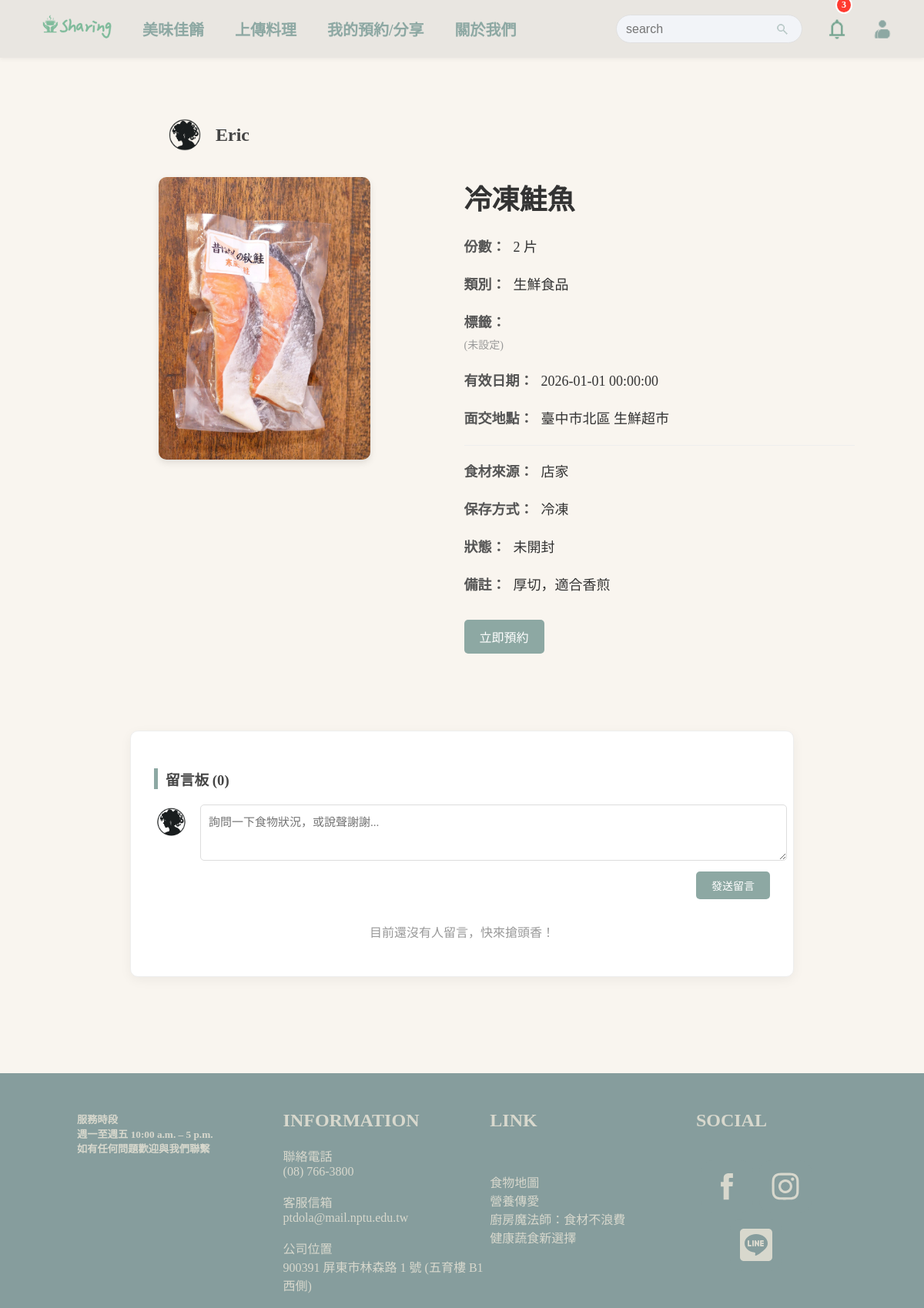
Page /detail.php?id=39 (signed in) on the committed database.
### tables this page shows
CREATE TABLE `food_items` (
  `food_id` int unsigned NOT NULL AUTO_INCREMENT,
  `user_id` int unsigned NOT NULL,
  `image_filename` varchar(255) DEFAULT NULL,
  `food_name` varchar(100) NOT NULL,
  `quantity` int NOT NULL,
  `unit` varchar(20) NOT NULL,
  `category` enum('熟食','乾貨/速食','生鮮食品','蔬果','飲料','零食','甜點','其他') NOT NULL,
  `expiry_datetime` datetime NOT NULL,
  `pickup_address_city` varchar(50) NOT NULL,
  `pickup_address_street` varchar(100) NOT NULL,
  `pickup_landmark` varchar(100) DEFAULT NULL,
  `origin` varchar(100) NOT NULL,
  `storage_method` enum('常溫','冷藏','冷凍') NOT NULL,
  `item_state` varchar(50) NOT NULL DEFAULT '上架中',
  `remark` text,
  `created_at` timestamp NULL DEFAULT CURRENT_TIMESTAMP,
  `updated_at` timestamp NULL DEFAULT CURRENT_TIMESTAMP ON UPDATE CURRENT_TIMESTAMP,
  PRIMARY KEY (`food_id`),
  KEY `user_id` (`user_id`),
  CONSTRAINT `food_items_ibfk_1` FOREIGN KEY (`user_id`) REFERENCES `users` (`id`)
);

CREATE TABLE `users` (
  `id` int unsigned NOT NULL AUTO_INCREMENT,
  `name` varchar(20) NOT NULL,
  `account` varchar(30) NOT NULL,
  `password` varchar(255) NOT NULL,
  PRIMARY KEY (`id`),
  UNIQUE KEY `account` (`account`)
);

### detail.php (the view, shortened to what this page needs)
<?php
$id = $_GET['id'] ?? null;
    $host = 'localhost';
    $db_name = 'mydatabase';
    $username = 'root';
    $password = '';
try {
    $pdo = new PDO("mysql:host=$host;dbname=$db_name;charset=utf8", $username, $password);
    $pdo->setAttribute(PDO::ATTR_ERRMODE, PDO::ERRMODE_EXCEPTION);
} catch (PDOException $e) {
    echo "資料庫連線失敗: " . $e->getMessage();
    exit;
}
$sql = "SELECT food_items.*, users.name AS publisher_name
        FROM food_items
        LEFT JOIN users ON food_items.user_id = users.id
        WHERE food_items.food_id = ?";
$stmt = $pdo->prepare($sql);
$stmt->execute([$id]);
$item = $stmt->fetch();
$sql_tags = "SELECT labels.label_name
             FROM labels
             JOIN food_items_label ON labels.label_id = food_items_label.label_id
             WHERE food_items_label.food_id = ?";
$stmt_tags = $pdo->prepare($sql_tags);
$stmt_tags->execute([$id]);
$tags = $stmt_tags->fetchAll(PDO::FETCH_ASSOC);
$tag_icons = [
    '便當' => '🍱',
    '麵食' => '🍜',
    '飯食' => '🍚',
    '飲料' => '🥤',
    '麵包' => '🥐',
    '蛋糕' => '🍰',
    '素食' => '🥗',
    '罐頭' => '🥫',
    '有機' => '🌾',
    '即期食品' => '⏰'
];
$sql_comments = "SELECT comments.*, users.name
                 FROM comments
                 LEFT JOIN users ON comments.user_id = users.id
                 WHERE comments.food_id = ?
                 ORDER BY comments.created_at DESC";
$stmt_comments = $pdo->prepare($sql_comments);
$stmt_comments->execute([$id]);
$comment_list = $stmt_comments->fetchAll(PDO::FETCH_ASSOC);
?>
<!DOCTYPE html>
<html>
<head>
    <link rel="stylesheet" href="../2.0/css/detail.css">
</head>
<body>
    <?php include 'header.php'; ?>
    <div class="article" style="width: 100%; display: flex; justify-content: center; margin-top: 150px; padding-bottom: 50px;">
        <div style="width: 85%; max-width: 1200px;">
            <div style="display: flex; align-items: center; margin-bottom: 30px; padding-left: 125px;">
                <img src="../2.0/img/user_img.PNG" style="width: 50px; height: 50px; border-radius: 50%; margin-right: 15px; object-fit: cover;">
                <h2 style="margin: 0; color: #444;">
                    <?php echo htmlspecialchars($item['publisher_name'] ?? '未知使用者'); ?>
                </h2>
            </div>
            <div style="display: flex; flex-wrap: wrap; gap: 5px;">
                <div style="flex: 1; min-width: 300px; display: flex; justify-content: center; align-items: start;">
                    <?php if (!empty($item['image_filename'])): ?>
                        <img src="uploads/<?php echo htmlspecialchars($item['image_filename']); ?>"
                             alt="商品圖片"
                             style="width: 100%; max-width: 275px; border-radius: 10px; box-shadow: 0 4px 10px rgba(0,0,0,0.1);">
                    <?php else: ?>
                        <div style="width: 100%; height: 300px; background: #eee; display: flex; align-items: center; justify-content: center; border-radius: 10px;">
                            尚無圖片
                        </div>
                    <?php endif; ?>
                </div>
                <div style="flex: 1; min-width: 300px;">
                    <h1 style="margin: 0 0 25px 0; font-size: 36px; color: #333;">
                        <?php echo htmlspecialchars($item['food_name']); ?>
                    </h1>
                    <div class="info-row">
                        <span class="info-label">份數：</span>
                        <span class="info-content">
                            <?php echo htmlspecialchars($item['quantity'] . ' ' . ($item['unit'] ?? '')); ?>
                        </span>
                    </div>
                    <div class="info-row">
                        <span class="info-label">類別：</span>
                        <span class="info-content"><?php echo htmlspecialchars($item['category']); ?></span>
                    </div>
                    <div class="info-row vertical">
                        <div class="info-label">標籤：</div>
                        <div class="info-content tag-container">
                            <?php if (isset($tags) && count($tags) > 0): ?>
                                <?php foreach ($tags as $tag): ?>
                                    <?php
                                        $name = $tag['label_name'];
                                        $icon = $tag_icons[$name] ?? '🏷️';
                                    ?>
                                    <span class="food-tag">
                                        <?php echo $icon . ' ' . htmlspecialchars($name); ?>
                                    </span>
                                <?php endforeach; ?>
                            <?php else: ?>
                                <span style="color: #999; font-size: 14px;">(未設定)</span>
                            <?php endif; ?>
                        </div>
                    </div>
                    <div class="info-row">
                        <span class="info-label">有效日期：</span>
                        <span class="info-content">
                            <?php echo htmlspecialchars($item['expiry_datetime']); ?>
                        </span>
                    </div>
                    <div class="info-row">
                        <span class="info-label">面交地點：</span>
                        <span class="info-content">
                            <?php echo htmlspecialchars($item['pickup_address_city'] . ' ' . $item['pickup_landmark']); ?>
                        </span>
                    </div>
                    <hr style="border: 0; border-top: 1px solid #eee; margin: 20px 0;">
                    <div class="info-row">
                        <span class="info-label">食材來源：</span>
                        <span class="info-content"><?php echo htmlspecialchars($item['origin']); ?></span>
                    </div>
                    <div class="info-row">
                        <span class="info-label">保存方式：</span>
                        <span class="info-content"><?php echo htmlspecialchars($item['storage_method']); ?></span>
                    </div>
                    <div class="info-row">
                        <span class="info-label">狀態：</span>
                        <span class="info-content"><?php echo htmlspecialchars($item['item_state']); ?></span>
                    </div>
                    <div class="info-row" style="align-items: flex-start;">
                        <span class="info-label">備註：</span>
                        <span class="info-content" style="white-space: pre-wrap;"><?php echo htmlspecialchars($item['remark']); ?></span>
                    </div>
                    <div style="margin-top: 30px; display: flex; gap: 15px;">
                        <button id="btn-open-modal"
                                data-food-id="<?php echo $item['food_id']; ?>"
                                data-publisher-id="<?php echo $item['user_id']; ?>"
                                style="border: none; cursor: pointer; color: white; background-color: rgb(141,168,163); padding: 10px 20px; border-radius: 5px; font-size: 16px;">
                            立即預約
                        </button>
                    </div>
                </div> </div> </div>
    </div>
    <div style="width: 100%; display: flex; justify-content: center; margin-top: 50px; margin-bottom: 50px;">
        <div style="width: 85%; max-width: 800px; background: #fff; border-radius: 10px; padding: 30px; box-shadow: 0 4px 15px rgba(0,0,0,0.05); border: 1px solid #eee;">
            <h3 style="border-left: 5px solid rgb(141,168,163); padding-left: 10px; margin-bottom: 20px; color: #444;">
                留言板 (<?php echo count($comment_list ?? []); ?>)
            </h3>
            <div style="margin-bottom: 30px;">
                <?php if (isset($_SESSION['user_id'])): ?>
                    <form method="POST" action="">
                        <div style="display: flex; gap: 15px;">
                            <img src="../2.0/img/user_img.PNG" style="width: 45px; height: 45px; border-radius: 50%;">
                            <div style="flex: 1;">
                                <textarea name="comment_content" rows="3" placeholder="詢問一下食物狀況，或說聲謝謝..."
                                    style="width: 100%; padding: 10px; border: 1px solid #ddd; border-radius: 5px; font-size: 15px; resize: vertical; font-family: inherit;"></textarea>
                                <div style="text-align: right; margin-top: 10px;">
                                    <button type="submit" name="submit_comment"
                                        style="background-color: rgb(141,168,163); color: white; border: none; padding: 8px 20px; border-radius: 5px; cursor: pointer; font-size: 14px;">
                                        發送留言
                                    </button>
                                </div>
                            </div>
                        </div>
                    </form>
                <?php else: ?>
                    <div style="text-align: center; padding: 20px; background: #f9f9f9; border-radius: 5px; color: #666;">
                        請 <a href="login.php" style="color: #ff9800; text-decoration: none; font-weight: bold;">登入</a> 後參與討論
                    </div>
                <?php endif; ?>
            </div>
            <div class="comment-list">
                <?php if (count($comment_list) > 0): ?>
                    <?php foreach ($comment_list as $c): ?>
                        <div style="display: flex; gap: 15px; margin-bottom: 20px; border-bottom: 1px solid #eee; padding-bottom: 20px;">
                            <img src="../2.0/img/user_img.PNG"
                                style="width: 45px; height: 45px; border-radius: 50%; object-fit: cover;">
                            <div style="flex: 1;">
                                <div style="margin-bottom: 5px;">
                                    <span style="font-weight: bold; color: #333; margin-right: 10px;">
                                        <?php echo htmlspecialchars($c['name']); ?>
                                    </span>
                                    <span style="font-size: 12px; color: #999;">
                                        <?php echo $c['created_at']; ?>
                                    </span>
                                </div>
                                <div style="color: #555; line-height: 1.6; font-size: 15px; word-break: break-all;">
                                    <?php echo nl2br(htmlspecialchars($c['content'])); ?>
                                </div>
                            </div>
                        </div>
                    <?php endforeach; ?>
                <?php else: ?>
                    <p style="text-align: center; color: #999; margin-top: 30px;">目前還沒有人留言，快來搶頭香！</p>
                <?php endif; ?>
            </div>
        </div>
    </div>
    <footer>
        <div class="space" style="width: 100px;"> &nbsp </div>
        <div class="all">
            <div class="smthing">
                <h5>
                    服務時段<br>
                    週一至週五 10:00 a.m. – 5 p.m.<br>
                    如有任何問題歡迎與我們聯繫
                </h5>
            </div>
            <div class="information">
                <h2><b>INFORMATION</b></h2>
                <p>
                    聯絡電話<br>
                    (08) 766-3800<br><br>
                    客服信箱<br>
                    ptdola@mail.nptu.edu.tw<br><br>
                    公司位置<br>
                    900391 屏東市林森路 1 號 (五育樓 B1 西側)
                </p>
            </div>
            <div class="links">
                <h2>LINK</h2><br>
                <p>
                    <a href="https://greenmedia.today/map_search.php" target="_blank"> 食物地圖 </a><br>
                    <a href="https://www.foodbank-taiwan.org.tw/" target="_blank"> 營養傳愛 </a><br>
                    <a href="https://icook.tw/" target="_blank"> 廚房魔法師：食材不浪費 </a><br>
                    <a href="https://www.twvns.org/info/recipe" target="_blank"> 健康蔬食新選擇 </a>
                </p>
            </div>
            <div class="social">
                <h2>SOCIAL</h2><br>
                <div class="social-icons" style="display: flex; gap: 8px; flex-wrap: wrap; justify-content: center;">
                    <a href="#" target="_blank" rel="noopener" style="display: inline-flex; align-items: center; justify-content: center; width: 50px; height: 50px; padding: 9px; background: rgba(134, 157, 157, 1); border-radius: 15px; color: #d8d8cd; transition: all 0.3s ease; text-decoration: none;" onmouseover="this.style.transform='rotate(360deg)'; " onmouseout="this.style.transform=''; this.style.filter=''; this.style.animation='';">
                    </a>
                    <a href="#" target="_blank" rel="noopener" style="display: inline-flex; align-items: center; justify-content: center; width: 50px; height: 50px; padding: 9px; background: rgba(134, 157, 157, 1); border-radius: 15px; color: #d8d8cd; transition: all 0.3s ease; text-decoration: none;" onmouseover="this.style.transform='rotate(360deg)'; " onmouseout="this.style.transform=''; this.style.filter=''; this.style.animation='';">
                    </a>
                    <a href="#" target="_blank" rel="noopener" style="display: inline-flex; align-items: center; justify-content: center; width: 50px; height: 50px; padding: 9px; background: rgba(134, 157, 157, 1); border-radius: 15px; color: #d8d8cd; transition: all 0.3s ease; text-decoration: none;" onmouseover="this.style.transform='rotate(360deg)'; " onmouseout="this.style.transform=''; this.style.filter=''; this.style.animation='';">
                    </a>
                </div>
            </div>
        </div>
    </footer>
</body>
</html>

### rows in the picture
food_items: user.name "Eric", image_filename (picture), food_name "冷凍鮭魚", quantity+unit "2 片", category "生鮮食品", expiry_datetime "2026-01-01 00:00:00", pickup_address_city+pickup_landmark "臺中市北區 生鮮超市", origin "店家", storage_method "冷凍", item_state "未開封", remark "厚切，適合香煎"

### other values in the picture
$unread_count "3"
count($comment_list ?? []) "0"
